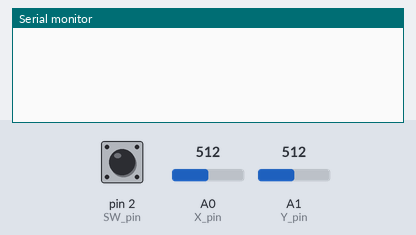
A sketch run on a simulated Arduino Leonardo, built with avr-gcc and run on an emulated ATmega32U4. Parts: the last lines printed to the serial monitor. Inputs (shaded band) come from the test bench; at power-on: A0 (X_pin) = 512, A1 (Y_pin) = 512, pin 2 (SW_pin) HIGH. USB keyboard and mouse output is not drawn.

Above: at 1.2 s.
1.3 s: A0 (X_pin) set to 0
At 1.9 s:
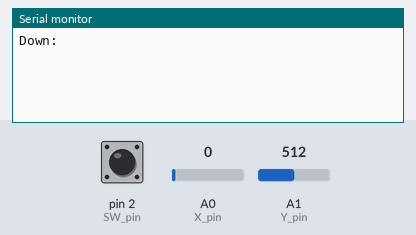
3.5 s: A1 (Y_pin) set to 0
At 3.9 s:
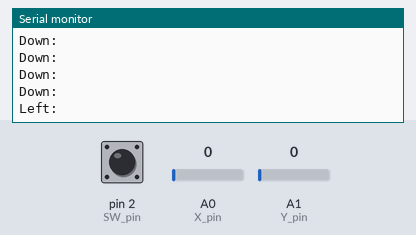
5.5 s: pin 2 (SW_pin) pulled LOW for 0.3 s
At 5.9 s:
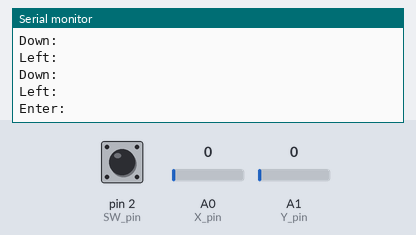
7.3 s: A0 (X_pin) set to 1023
At 7.9 s:
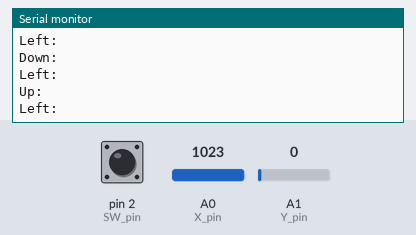
9.5 s: A1 (Y_pin) set to 1023
At 9.9 s:
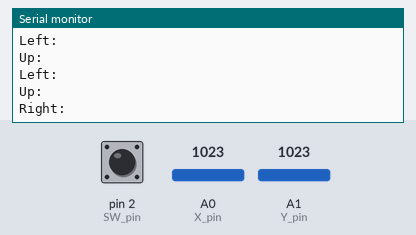

Measured:
- after the input at 1.3 s, the serial monitor: prints a new line after 0.20 s (image 1)
- after the input at 3.5 s, the serial monitor: prints a new line at once (image 2)
- after the input at 5.5 s, the serial monitor: prints a new line at once (image 3)
- after the input at 7.3 s, the serial monitor: prints a new line after 0.22 s (image 4)
- after the input at 9.5 s, the serial monitor: prints a new line at once (image 5)

The sketch:

sketch_nov20a.ino
```cpp
#include <Keyboard.h>

const int SW_pin = 2;
const int X_pin = A0;
const int Y_pin = A1;
int x, y;
void setup()
{
  pinMode(SW_pin, INPUT);
  digitalWrite(SW_pin, HIGH);
  Serial.begin(115200);
  Keyboard.begin();
}
void loop()
{
  x = analogRead(X_pin);
  if (x == 1023)
  {
    Serial.println("Up:");
    Keyboard.press(218);
  }
  else
  {
    Keyboard.release(218);
  }
  x = analogRead(X_pin);
  if (x == 0)

  {
    Serial.println("Down:");
    Keyboard.press(217);
  }
  else
  {
    Keyboard.release(217);
  }
  y = analogRead(Y_pin);

    if (y == 1023)
    {
      Serial.println("Right:");
      Keyboard.press(216);
    }
    else
    {
     Keyboard.release(216);
    }
  y = analogRead(Y_pin);

    if (y == 0)
    {
      Serial.println("Left:");
      Keyboard.press(215);

  }
  else
  {
    Keyboard.release(215);
  }
  int z = digitalRead(SW_pin);
    if (z == 0)
    {
      Serial.println("Enter:");
      Keyboard.println();
   }
  delay(500);
}
```
